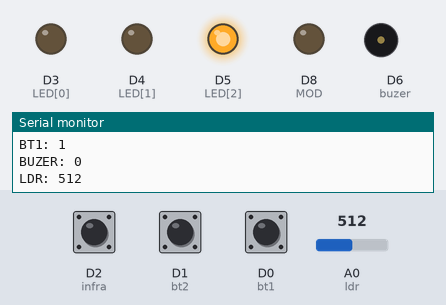
Simulated run of this sketch. Board: ESP8266 (NodeMCU). On the bench: output pins drawn as LEDs (lit = HIGH), buzzer (waves = sounding, pin HIGH), the last lines printed to the serial monitor. Dashed ring = blinking. The inputs (shaded band) are chosen by the test bench; at power-on: D0 (bt1) HIGH, A0 (ldr) = 512, D2 (infra) HIGH, D1 (bt2) HIGH.

Above: at 2.6 s.
2.7 s: D0 (bt1) pulled LOW for 3.2 s
At 6.6 s:
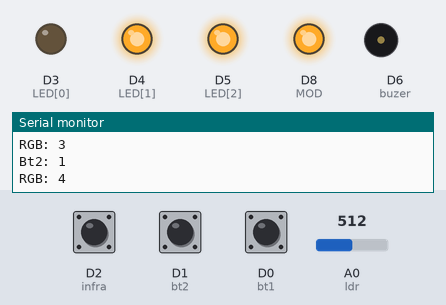
7.4 s: A0 (ldr) set to 91
At 8.2 s:
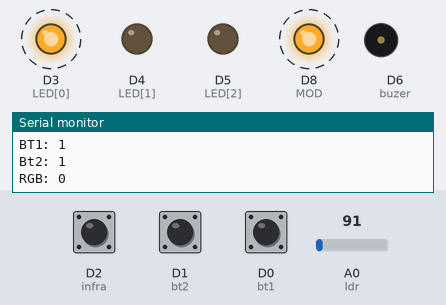
11.3 s: D2 (infra) pulled LOW for 0.45 s
At 12.8 s:
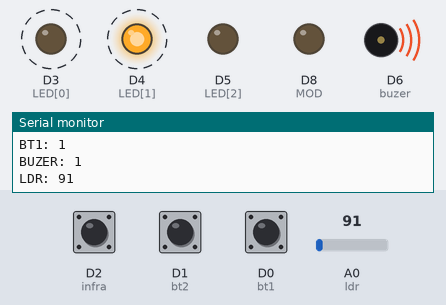
14.8 s: A0 (ldr) set to 54
18.3 s: A0 (ldr) set to 45
At 19.7 s:
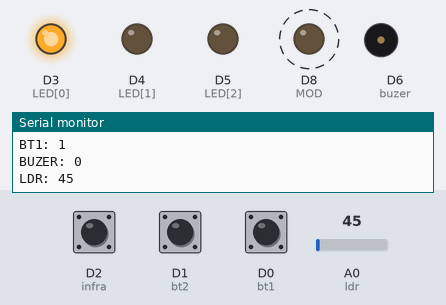
22.2 s: D2 (infra) pulled LOW for 1 s
At 24.3 s:
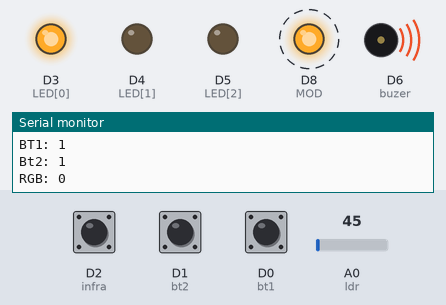
Timing chart, 0 to 26.7 s (numbered marks = the images above; inputs shaded):
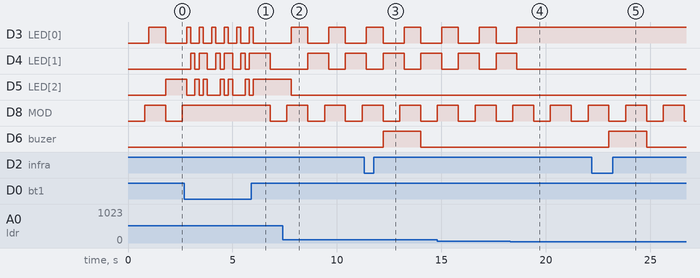

Measured:
- the behaviour switches between 50 and 49 on A0 (ldr) (found by bisection; images 3 and 4)
- after the input at 2.7 s, D3 (LED[0]): alternates HIGH for 0.20 s and LOW for 0.40 s, 11 changes in all, then stays LOW, starting after 0.30 s; D4 (LED[1]): LOW → HIGH after 0.30 s, then repeats every 1.2 s: LOW 0.20 s, HIGH 0.40 s, LOW 0.40 s, HIGH 0.20 s
- after the input at 7.4 s, D4 (LED[1]): LOW → HIGH after 1.2 s, → LOW 1.0 s later, → HIGH 0.80 s later; D5 (LED[2]): goes on until 7.8 s, then stays LOW
- after the input at 11.3 s, D6 (buzer): LOW → HIGH after 0.91 s, → LOW 1.8 s later
- after the input at 18.3 s, D3 (LED[0]): goes on until 18.6 s, then stays HIGH; D4 (LED[1]): goes on until 18.6 s, then stays LOW
- after the input at 22.2 s, D6 (buzer): LOW → HIGH after 0.81 s, → LOW 1.8 s later
- by itself, D5 (LED[2]): repeats every 1.2 s: HIGH 0.20 s, LOW 0.20 s, HIGH 0.20 s, LOW 0.60 s

The sketch:

PROTOBOARD.ino
```cpp
/***********************************************************************
*                          PROJETO_LP                                  *
*                                                                      *
*              Autor: Ramon Moreira.                                   *
*                                                                      *
*      Esse código pode ser baixado, modificado e compartilhado        *
*      com o intuito educativo.                                        *
*                                                                      *
*      Contato: ramonalexander20@gmail.com                             *
*                                                                      *
* *********************************************************************/


int const bt1 = D0;
int const bt2 = D1;

int const ldr = A0;
int const infra = D2;

int const MOD = D8;

int  LED[] = {0 , 2 , 14}; // D3 D4 D5

int const buzer = D6;

bool status1 = false; // botão 1
bool status2 = false; // botão 2
bool status3 = false; // infra vermelho
bool menu = false;


int cont = 0;

void setup() {

  Serial.begin(115200);

  pinMode(bt1, INPUT_PULLUP);
  pinMode(bt2, INPUT_PULLUP);
  pinMode(infra ,INPUT_PULLUP);
  pinMode(ldr, INPUT);

  pinMode(buzer, OUTPUT);
  pinMode(LED[0], OUTPUT);
  pinMode(LED[1], OUTPUT);
  pinMode(LED[2], OUTPUT);
  pinMode(MOD, OUTPUT);

}

void loop() {

status1 = digitalRead(bt1);
status2 = digitalRead(bt2);
status3 = digitalRead(infra);

if(status1 == true){
  delay(800);
  menu = !menu;
  cont = 0;

    Serial.println("MENU: " + String(menu));
    Serial.println("BT1: " + String(status1));

  }

        if(menu == true){
            digitalWrite(MOD, HIGH);
            MENU();
          }else{
            digitalWrite(MOD, LOW);
            LDR();
         }


}


void MENU(){

  if (status2 == true){
    delay(200);
    Serial.println("Bt2: " + String(status2));
    Serial.println("RGB: " + String(cont));
    cont ++;
      if(cont == 6){
            cont = 0;
        }
    }
            if (cont == 0){

                  digitalWrite(LED[0], LOW);
                  digitalWrite(LED[1], LOW);
                  digitalWrite(LED[2], LOW);

             }else if (cont == 1){

                  digitalWrite(LED[0], HIGH);
                  digitalWrite(LED[1], LOW);
                  digitalWrite(LED[2], LOW);

              }else if (cont == 2){

                  digitalWrite(LED[0], LOW);
                  digitalWrite(LED[1], HIGH);
                  digitalWrite(LED[2], LOW);


              }else if (cont == 3){

                  digitalWrite(LED[0], LOW);
                  digitalWrite(LED[1], LOW);
                  digitalWrite(LED[2], HIGH);


              }else if (cont == 4){

                  digitalWrite(LED[0], HIGH);
                  digitalWrite(LED[1], HIGH);
                  digitalWrite(LED[2], LOW);


              }else if (cont == 5){


                  digitalWrite(LED[0], LOW);
                  digitalWrite(LED[1], HIGH);
                  digitalWrite(LED[2], HIGH);

              }


}// FIM MENU

 void LDR(){


 digitalWrite(buzer, !status3);

    Serial.println("BUZER: " + String(!status3));
    Serial.println("LDR: " + String(analogRead(ldr)));

    if(analogRead(ldr) < 50 ){

         // Serial.println(" LDR :  " + String(analogRead(ldr))+ " __________");
          digitalWrite(LED[0], HIGH);
          digitalWrite(LED[1], LOW);
          digitalWrite(LED[2], LOW);
      }else     if((analogRead(ldr) >  49)  &&  (analogRead(ldr)<  100 ) ){

          //Serial.println(" LDR :  " + String(analogRead(ldr))+ " __________");
          digitalWrite(LED[0], LOW);
          digitalWrite(LED[1], HIGH);
          digitalWrite(LED[2], LOW);
      }else     if(analogRead(ldr) > 101 ){

         // Serial.println(" LDR :  " + String(analogRead(ldr))+ " __________");
          digitalWrite(LED[0], LOW);
          digitalWrite(LED[1], LOW);
          digitalWrite(LED[2], HIGH);
      }

}// FIM LDR
```
